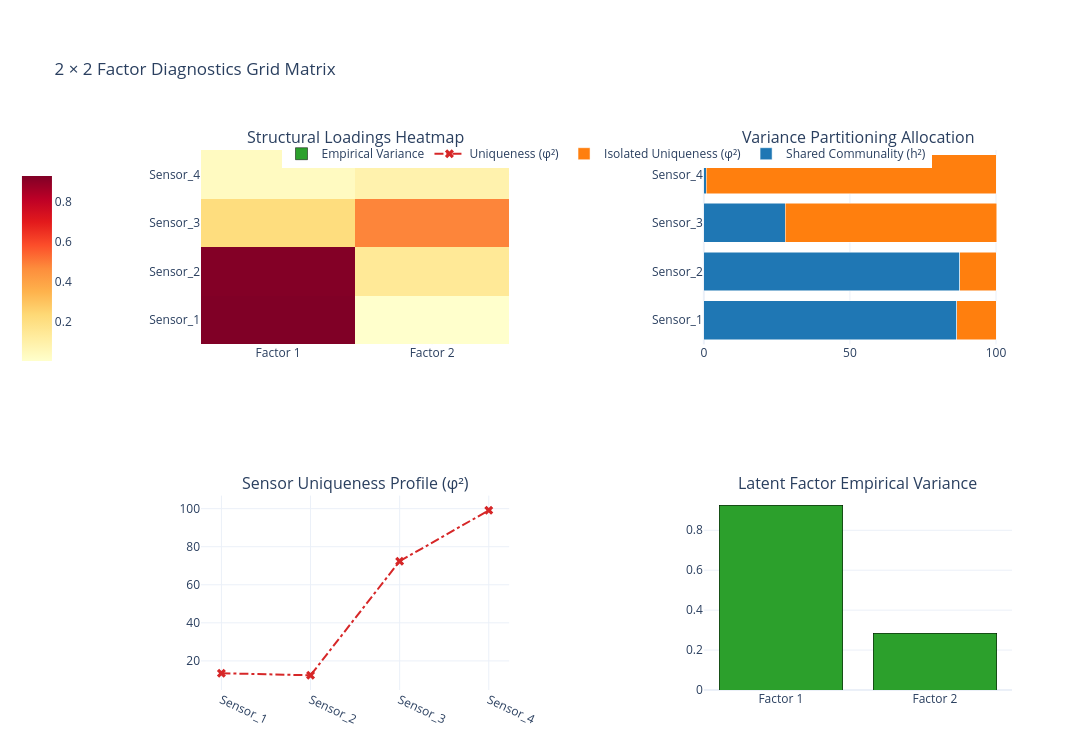

The notebook cell this image was saved under:
### Markdown cell above
**UI Layout 1: PCA Optimization Suite ($2\times  3$ Horizontal Layout)**

The first interface must display a 5-panel horizontal grid layout.
* **Panel 1,1 (Heatmap):** Feature Loadings Matrix $|P_{j,r}|$.
* **Panel 1,2 (Bar Chart):** Absolute Eigenvalues ($\lambda_j$) tracking variance magnitude.
* **Panel 1,3 (Combined Bar + Line):** Marginal Explained Variance % per axis (bars) overlaid with Cumulative Captured Variance Curve (dashed line).
* **Panel 2,1 (Bar Chart):** Residual Space (Unexplained Variance %) showing excluded information ($100 - \text{Cumulative Variance \%}$).
* **Panel 2,2 (Scatter Line):** Sample Mean Hotelling's $T^2$ tracking distance vs. Subspace Size $k$.
* **Panel 2,3 (Scatter Line):** Sample Mean $Q$ Statistic (SPE) tracking residual decay vs. Truncation Cutoff $k$.

**UI Layout 2: FA Latent Subspace Suite ($2 \times 2$ Grid Layout)**

The second interface must structure its subplots into a balanced $2 \times 2$ matrix.

* **Panel 1,1 (Heatmap):** Structural Loadings Matrix $|\lambda_{j,r}|$.
* **Panel 1,2 (Stacked Horizontal Bar):** Variance Allocation breakdown showing Shared Communality ($h^2$) versus Channel Uniqueness ($\varphi^2$) totaling $100\%$ per sensor.
* **Panel 2,1 (Scatter Line):** Sensor Uniqueness Noise Floor Profile ($\varphi^2$) across monitored channels to instantly isolate instrument faults.
* **Panel 2,2 (Bar Chart):** Latent Factor Scores Empirical Variance showing the post-rotation power of the extracted physical dimensions.

### Code cell
import numpy as np
import pandas as pd
import plotly.graph_objects as go
from plotly.subplots import make_subplots
from sklearn.preprocessing import StandardScaler
from sklearn.decomposition import PCA, FactorAnalysis

# ==========================================
# 1. SYNTHETIC DATA GENERATION
# ==========================================
np.random.seed(42)
n_samples = 2500

# True latent physical driving forces
f1 = np.random.normal(0, 1, n_samples)  
f2 = np.random.normal(0, 1, n_samples)  

# Observable Multi-Sensor Array
s1 = 0.85 * f1 + 0.10 * f2 + np.random.normal(0, 0.3, n_samples)
s2 = 0.80 * f1 + 0.15 * f2 + np.random.normal(0, 0.35, n_samples)
s3 = 0.12 * f1 + 0.90 * f2 + np.random.normal(0, 0.25, n_samples)
s4 = 0.02 * f1 + 0.05 * f2 + np.random.normal(0, 1.40, n_samples)

df_asset = pd.DataFrame(
    data=np.vstack([s1, s2, s3, s4]).T,
    columns=['Sensor_1', 'Sensor_2', 'Sensor_3', 'Sensor_4']
)

# Standardize the data
scaler = StandardScaler()
Z = scaler.fit_transform(df_asset)
m = Z.shape[1]

# ==========================================
# 2. PCA COMPUTATION & METRICS
# ==========================================
cov_matrix = np.cov(Z, rowvar=False)
eigenvalues, eigenvectors = np.linalg.eigh(cov_matrix)

# Sort in descending order
idx = np.argsort(eigenvalues)[::-1]
eigenvalues = eigenvalues[idx]
eigenvectors = eigenvectors[:, idx]

explained_var_ratio = eigenvalues / np.sum(eigenvalues) * 100
cum_explained_var = np.cumsum(explained_var_ratio)
residual_var = 100 - cum_explained_var

# Calculate T^2 and Q statistics across different truncations (k)
mean_T2 = []
mean_Q = []

Z_proj = Z.dot(eigenvectors) # Principal components

for k in range(1, m + 1):
    # T^2 Statistic
    T2_i = np.sum((Z_proj[:, :k]**2) / eigenvalues[:k], axis=1)
    mean_T2.append(np.mean(T2_i))
    
    # Q Statistic (SPE)
    if k < m:
        Q_i = np.sum(Z_proj[:, k:]**2, axis=1)
    else:
        Q_i = np.zeros(n_samples)
    mean_Q.append(np.mean(Q_i))

# ==========================================
# 3. FA COMPUTATION & METRICS (k=2)
# ==========================================
k_factors = 2
fa = FactorAnalysis(n_components=k_factors, rotation='varimax', random_state=42)
fa.fit(Z)

loadings = fa.components_.T # Shape: (m, k)
uniqueness = fa.noise_variance_
communality = np.sum(loadings**2, axis=1)

# Thomson's Regression Method for Factor Scores
R_inv = np.linalg.inv(cov_matrix)
factor_scores = Z @ R_inv @ loadings
empirical_variance = np.var(factor_scores, axis=0, ddof=1)

# ==========================================
# 4. DASHBOARD 1: PCA OPTIMIZATION SUITE
# ==========================================
fig_pca = make_subplots(
    rows=2, cols=3, 
    subplot_titles=(
        "Feature Loadings Matrix |P|", 
        "Absolute Eigenvalues (λ)", 
        "Variance Capture %", 
        "Residual Space %", 
        "Mean Hotelling's T² vs. k", 
        "Mean Q Statistic vs. k"
    ),
    horizontal_spacing=0.1, vertical_spacing=0.2
)

# 1,1: Heatmap
fig_pca.add_trace(go.Heatmap(z=np.abs(eigenvectors), x=[f"PC{i+1}" for i in range(m)], y=df_asset.columns, colorscale='Blues', showscale=False), row=1, col=1)

# 1,2: Eigenvalues
fig_pca.add_trace(go.Bar(x=[f"PC{i+1}" for i in range(m)], y=eigenvalues, marker_color='#1f77b4'), row=1, col=2)

# 1,3: Explained Variance & Cumulative
fig_pca.add_trace(go.Bar(x=[f"PC{i+1}" for i in range(m)], y=explained_var_ratio, marker_color='lightblue', name="Marginal %"), row=1, col=3)
fig_pca.add_trace(go.Scatter(x=[f"PC{i+1}" for i in range(m)], y=cum_explained_var, mode='lines+markers', line=dict(dash='dash', color='black'), name="Cumulative %"), row=1, col=3)

# 2,1: Residual Variance
fig_pca.add_trace(go.Bar(x=[f"k={i+1}" for i in range(m)], y=residual_var, marker_color='salmon'), row=2, col=1)

# 2,2: Mean T^2
fig_pca.add_trace(go.Scatter(x=[f"k={i+1}" for i in range(m)], y=mean_T2, mode='lines+markers', line_color='purple'), row=2, col=2)

# 2,3: Mean Q
fig_pca.add_trace(go.Scatter(x=[f"k={i+1}" for i in range(m)], y=mean_Q, mode='lines+markers', line_color='orange'), row=2, col=3)

fig_pca.update_layout(title="PCA Optimization Suite", height=700, width=1200, template="plotly_white", showlegend=False)
# fig_pca.show() # Uncomment to render

# ==========================================
# 5. DASHBOARD 2: FA LATENT SUBSPACE SUITE
# ==========================================
fig_fa = make_subplots(
    rows=2, cols=2,
    horizontal_spacing=0.24, vertical_spacing=0.28,
    subplot_titles=(
        "Structural Loadings Heatmap", 
        "Variance Partitioning Allocation", 
        "Sensor Uniqueness Profile (φ²)", 
        "Latent Factor Empirical Variance"
    )
)

# 1,1: Structural Loadings Matrix
fig_fa.add_trace(
    go.Heatmap(
        z=np.abs(loadings), x=[f"Factor {i+1}" for i in range(k_factors)], y=df_asset.columns, 
        colorscale='YlOrRd', colorbar=dict(x=-0.15, len=0.38, y=0.78, yanchor="middle", xanchor="right")
    ), row=1, col=1
)

# 1,2: Horizontal Stacked Bar (Communality vs Uniqueness)
fig_fa.add_trace(go.Bar(y=df_asset.columns, x=communality*100, orientation='h', name='Shared Communality (h²)', marker_color='#1f77b4'), row=1, col=2)
fig_fa.add_trace(go.Bar(y=df_asset.columns, x=uniqueness*100, orientation='h', name='Isolated Uniqueness (φ²)', marker_color='#ff7f0e'), row=1, col=2)

# 2,1: Sensor Noise Floor
fig_fa.add_trace(
    go.Scatter(
        x=df_asset.columns, y=uniqueness*100, mode='lines+markers', 
        line=dict(color='#d62728', dash='dashdot', width=2), marker=dict(symbol='x', size=8), name="Uniqueness (φ²)"
    ), row=2, col=1
)
fig_fa.update_xaxes(tickangle=25, row=2, col=1)

# 2,2: Latent Factor Variance
fig_fa.add_trace(
    go.Bar(
        x=[f"Factor {i+1}" for i in range(k_factors)], y=empirical_variance, 
        marker=dict(color='#2ca02c', line=dict(color='black', width=0.5)), name="Empirical Variance"
    ), row=2, col=2
)

fig_fa.update_layout(
    title="2 × 2 Factor Diagnostics Grid Matrix", height=750, width=1250, 
    template="plotly_white", barmode='stack',
    legend=dict(orientation="h", x=0.5, y=1.02, xanchor="center"),
    margin=dict(t=150, b=60, l=140, r=80)
)
# fig_fa.show() # Uncomment to render

### Figure 1 — Plotly figure (JSON) as saved in the notebook; plotly's stock layout.template omitted (floating-point values rounded to 4 significant figures)
{"data": [{"colorbar": {"len": 0.38, "x": -0.15, "xanchor": "right", "y": 0.78, "yanchor": "middle"}, "colorscale": [[0, "rgb(255,255,204)"], [0.125, "rgb(255,237,160)"], [0.25, "rgb(254,217,118)"], [0.375, "rgb(254,178,76)"], [0.5, "rgb(253,141,60)"], [0.625, "rgb(252,78,42)"], [0.75, "rgb(227,26,28)"], [0.875, "rgb(189,0,38)"], [1, "rgb(128,0,38)"]], "type": "heatmap", "x": ["Factor 1", "Factor 2"], "xaxis": "x", "y": ["Sensor_1", "Sensor_2", "Sensor_3", "Sensor_4"], "yaxis": "y", "z": [[0.93, 0.003953], [0.9246, 0.1436], [0.2129, 0.4824], [0.03392, 0.08667]]}, {"marker": {"color": "#1f77b4"}, "name": "Shared Communality (h²)", "orientation": "h", "type": "bar", "x": [86.49, 87.56, 27.8, 0.8662], "xaxis": "x2", "y": ["Sensor_1", "Sensor_2", "Sensor_3", "Sensor_4"], "yaxis": "y2"}, {"marker": {"color": "#ff7f0e"}, "name": "Isolated Uniqueness (φ²)", "orientation": "h", "type": "bar", "x": [13.5, 12.44, 72.39, 99.13], "xaxis": "x2", "y": ["Sensor_1", "Sensor_2", "Sensor_3", "Sensor_4"], "yaxis": "y2"}, {"line": {"color": "#d62728", "dash": "dashdot", "width": 2}, "marker": {"size": 8, "symbol": "x"}, "mode": "lines+markers", "name": "Uniqueness (φ²)", "type": "scatter", "x": ["Sensor_1", "Sensor_2", "Sensor_3", "Sensor_4"], "xaxis": "x3", "y": [13.5, 12.44, 72.39, 99.13], "yaxis": "y3"}, {"marker": {"color": "#2ca02c", "line": {"color": "black", "width": 0.5}}, "name": "Empirical Variance", "type": "bar", "x": ["Factor 1", "Factor 2"], "xaxis": "x4", "y": [0.925, 0.2841], "yaxis": "y4"}], "layout": {"annotations": [{"font": {"size": 16}, "showarrow": false, "text": "Structural Loadings Heatmap", "x": 0.19, "xanchor": "center", "xref": "paper", "y": 1, "yanchor": "bottom", "yref": "paper"}, {"font": {"size": 16}, "showarrow": false, "text": "Variance Partitioning Allocation", "x": 0.81, "xanchor": "center", "xref": "paper", "y": 1, "yanchor": "bottom", "yref": "paper"}, {"font": {"size": 16}, "showarrow": false, "text": "Sensor Uniqueness Profile (φ²)", "x": 0.19, "xanchor": "center", "xref": "paper", "y": 0.36, "yanchor": "bottom", "yref": "paper"}, {"font": {"size": 16}, "showarrow": false, "text": "Latent Factor Empirical Variance", "x": 0.81, "xanchor": "center", "xref": "paper", "y": 0.36, "yanchor": "bottom", "yref": "paper"}], "barmode": "stack", "height": 750, "legend": {"orientation": "h", "x": 0.5, "xanchor": "center", "y": 1.02}, "margin": {"b": 60, "l": 140, "r": 80, "t": 150}, "title": {"text": "2 × 2 Factor Diagnostics Grid Matrix"}, "width": 1250, "xaxis": {"anchor": "y", "domain": [0, 0.38]}, "xaxis2": {"anchor": "y2", "domain": [0.62, 1]}, "xaxis3": {"anchor": "y3", "domain": [0, 0.38], "tickangle": 25}, "xaxis4": {"anchor": "y4", "domain": [0.62, 1]}, "yaxis": {"anchor": "x", "domain": [0.64, 1]}, "yaxis2": {"anchor": "x2", "domain": [0.64, 1]}, "yaxis3": {"anchor": "x3", "domain": [0, 0.36]}, "yaxis4": {"anchor": "x4", "domain": [0, 0.36]}}}
